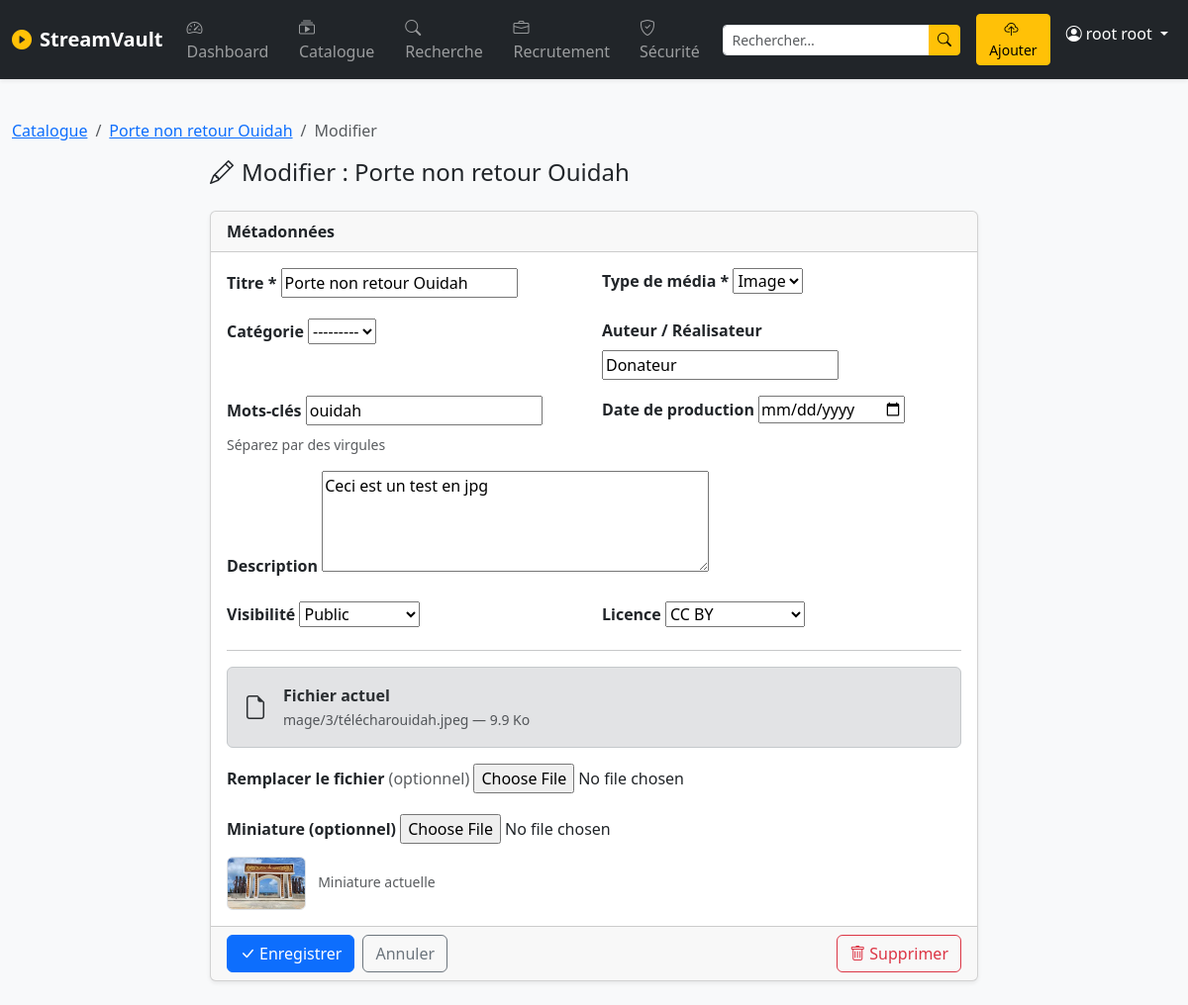
/play/media/porte-non-retour-ouidah/editer/ (signed in), run on the app's committed database.
### authentification/models.py (models this page shows, shortened)
class User(AbstractUser):
    username = None
    email = models.EmailField(max_length=100 , blank=True, null=True, unique=True)
    nom = models.CharField(max_length=50, blank=False, null=False)
    prenoms = models.CharField(max_length=65, blank=False, null=False)
    photo_url = models.ImageField(upload_to='photo/')
    creat_at = models.DateTimeField(auto_now_add=True, editable=False)
    update_at = models.DateTimeField(auto_now=True)
    is_staff = models.BooleanField(default=False)
    is_active = models.BooleanField(default=True, auto_created=True)
    is_superuser = models.BooleanField(default=False)
    USERNAME_FIELD = 'email'
    REQUIRED_FIELDS = ["nom", "prenoms"]
    objects = UserManager()
    @property
    def full_name(self):
        return f"{self.nom} {self.prenoms}"

### greenplay/models.py (models this page shows, shortened)
class Media(models.Model):
    TYPE_VIDEO = "video"
    TYPE_IMAGE = "image"
    TYPE_AUDIO = "audio"
    MEDIA_TYPES = [
        (TYPE_VIDEO, "Vidéo"),
        (TYPE_IMAGE, "Image"),
        (TYPE_AUDIO, "Audio"),
    ]
    VISIBILITY_PUBLIC = "public"
    VISIBILITY_PRIVATE = "private"
    VISIBILITY_INVITE = "invite"
    VISIBILITY_CHOICES = [
        (VISIBILITY_PUBLIC, "Public"),
        (VISIBILITY_PRIVATE, "Privé"),
        (VISIBILITY_INVITE, "Sur invitation"),
    ]
    LICENSE_CHOICES = [
        ("proprietary", "Propriétaire"),
        ("cc_by", "CC BY"),
        ("cc_by_sa", "CC BY-SA"),
        ("public_domain", "Domaine public"),
    ]
    title = models.CharField(max_length=255, verbose_name="Titre")
    slug = models.SlugField(max_length=255, unique=True, blank=True)
    description = models.TextField(blank=True, verbose_name="Description")
    media_type = models.CharField(
        max_length=10, choices=MEDIA_TYPES, verbose_name="Type de média"
    )
    file = models.FileField(
        upload_to=media_upload_path, verbose_name="Fichier média"
    )
    thumbnail = models.ImageField(
        upload_to=thumbnail_upload_path,
        blank=True,
        null=True,
        verbose_name="Miniature",
    )
    category = models.ForeignKey(
        Category,
        on_delete=models.SET_NULL,
        null=True,
        blank=True,
        related_name="medias",
        verbose_name="Catégorie",
    )
    tags = models.ManyToManyField(Tag, blank=True, related_name="medias", verbose_name="Tags")
    author = models.CharField(max_length=200, blank=True, verbose_name="Auteur / Réalisateur")
    production_date = models.DateField(null=True, blank=True, verbose_name="Date de production")
    duration = models.PositiveIntegerField(
        null=True, blank=True, verbose_name="Durée (secondes)"
    )
    file_size = models.PositiveBigIntegerField(
        null=True, blank=True, verbose_name="Taille du fichier (octets)"
    )
    visibility = models.CharField(
        max_length=10,
        choices=VISIBILITY_CHOICES,
        default=VISIBILITY_PUBLIC,
        verbose_name="Visibilité",
    )
    license = models.CharField(
        max_length=20,
        choices=LICENSE_CHOICES,
        default="proprietary",
        verbose_name="Licence",
    )
    uploaded_by = models.ForeignKey(
        settings.AUTH_USER_MODEL,
        on_delete=models.CASCADE,
        related_name="medias",
        verbose_name="Téléversé par",
    )
    created_at = models.DateTimeField(auto_now_add=True, verbose_name="Date d'ajout")
    updated_at = models.DateTimeField(auto_now=True, verbose_name="Dernière modification")
    class Meta:
        verbose_name = "Média"
        verbose_name_plural = "Médias"
        ordering = ["-created_at"]
        indexes = [
            models.Index(fields=["media_type"]),
            models.Index(fields=["visibility"]),
            models.Index(fields=["created_at"]),
        ]
    def get_file_size_display(self):
        if not self.file_size:
            return "—"
        size = self.file_size
        for unit in ["o", "Ko", "Mo", "Go", "To"]:
            if size < 1024:
                return f"{size:.1f} {unit}"
            size /= 1024
        return f"{size:.1f} Po"

### greenplay/views.py (the view)
# urls.py: path("media/<slug:slug>/editer/", play_views.media_edit, name="edit"),
@login_required
def media_edit(request, slug):
    media = get_object_or_404(Media, slug=slug)
    if request.user != media.uploaded_by and not request.user.is_staff:
        messages.error(request, "Vous n'êtes pas autorisé à modifier ce média.")
        return redirect("media:detail", slug=slug)
    if request.method == "POST":
        form = MediaEditForm(request.POST, request.FILES, instance=media)
        if form.is_valid():
            form.save()
            messages.success(request, f"✓ « {media.title} » a été mis à jour.")
            return redirect("media:detail", slug=media.slug)
    else:
        form = MediaEditForm(instance=media)
    return render(request, "greenplay/media_edit.html", {"form": form, "media": media})

### greenplay/forms.py (shortened to what this page needs)
class MediaEditForm(MediaUploadForm):
    class Meta(MediaUploadForm.Meta):
        pass
    def __init__(self, *args, **kwargs):
        super().__init__(*args, **kwargs)
        self.fields["file"].required = False
        if self.instance and self.instance.pk:
            existing = ", ".join(self.instance.tags.values_list("name", flat=True))
            self.fields["tags_input"].initial = existing

### greenplay/templates/greenplay/media_edit.html (shortened to what this page needs)
{% extends "greenplay/base.html" %}
{% block content %}
<nav aria-label="breadcrumb" class="mb-3">
  <ol class="breadcrumb">
    <li class="breadcrumb-item"><a href="{% url 'media:catalogue' %}">Catalogue</a></li>
    <li class="breadcrumb-item"><a href="{% url 'media:detail' media.slug %}">{{ media.title }}</a></li>
    <li class="breadcrumb-item active">Modifier</li>
  </ol>
</nav>
<div class="row justify-content-center">
  <div class="col-lg-8">
    <h4 class="mb-4"><i class="bi bi-pencil me-2"></i>Modifier : {{ media.title }}</h4>
    <form method="post" enctype="multipart/form-data">
      <div class="card shadow-sm">
        <div class="card-header fw-semibold">Métadonnées</div>
        <div class="card-body">
          <div class="row g-3">
            <div class="col-md-6">
              <label class="form-label fw-semibold">{{ form.title.label }}</label>
              {{ form.title }}
            </div>
            <div class="col-md-6">
              <label class="form-label fw-semibold">{{ form.media_type.label }}</label>
              {{ form.media_type }}
            </div>
            <div class="col-md-6">
              <label class="form-label fw-semibold">{{ form.category.label }}</label>
              {{ form.category }}
            </div>
            <div class="col-md-6">
              <label class="form-label fw-semibold">{{ form.author.label }}</label>
              {{ form.author }}
            </div>
            <div class="col-md-6">
              <label class="form-label fw-semibold">{{ form.tags_input.label }}</label>
              {{ form.tags_input }}
              <div class="form-text">Séparez par des virgules</div>
            </div>
            <div class="col-md-6">
              <label class="form-label fw-semibold">{{ form.production_date.label }}</label>
              {{ form.production_date }}
            </div>
            <div class="col-12">
              <label class="form-label fw-semibold">{{ form.description.label }}</label>
              {{ form.description }}
            </div>
            <div class="col-md-6">
              <label class="form-label fw-semibold">{{ form.visibility.label }}</label>
              {{ form.visibility }}
            </div>
            <div class="col-md-6">
              <label class="form-label fw-semibold">{{ form.license.label }}</label>
              {{ form.license }}
            </div>
          </div>
          <hr>
          <div class="alert alert-secondary d-flex align-items-center gap-3">
            <i class="bi bi-file-earmark fs-4"></i>
            <div>
              <div class="fw-semibold">Fichier actuel</div>
              <small class="text-muted">{{ media.file.name|slice:"7:" }} — {{ media.get_file_size_display }}</small>
            </div>
          </div>
          <div class="mb-3">
            <label class="form-label fw-semibold">Remplacer le fichier <span class="text-muted fw-normal">(optionnel)</span></label>
            {{ form.file }}
          </div>
          <div class="mb-0">
            <label class="form-label fw-semibold">{{ form.thumbnail.label }}</label>
            {{ form.thumbnail }}
            {% if media.thumbnail %}
            <div class="mt-2">
              <img src="{{ media.thumbnail.url }}" alt="miniature"
                   class="rounded border" style="width:80px;height:54px;object-fit:cover">
              <small class="text-muted ms-2">Miniature actuelle</small>
            </div>
            {% endif %}
          </div>
        </div>
        <div class="card-footer d-flex justify-content-between">
          <div class="d-flex gap-2">
            <button type="submit" class="btn btn-primary">
              <i class="bi bi-check-lg me-1"></i>Enregistrer
            </button>
            <a href="{% url 'media:detail' media.slug %}" class="btn btn-outline-secondary">Annuler</a>
          </div>
          <form method="post" action="{% url 'media:delete' media.slug %}"
                onsubmit="return confirm('Supprimer définitivement ce média ?')">
            <button type="submit" class="btn btn-outline-danger">
              <i class="bi bi-trash me-1"></i>Supprimer
            </button>
          </form>
        </div>
      </div>
    </form>
  </div>
</div>
{% endblock %}

### greenplay/templates/greenplay/base.html (shortened to what this page needs)
{% load static %}
<!DOCTYPE html>
<html lang="fr">
<head>
  {% load static %}
  <link rel="stylesheet" href="{% static 'vendor/css/bootstrap.min.css' %}">
  <link rel="stylesheet" href="{% static 'vendor/css/bootstrap-icons.min.css' %}">
  <link rel="stylesheet" href="{% static 'vendor/css/fonts.css' %}">
</head>
<body class="bg-light">
<nav class="navbar navbar-expand-lg navbar-dark bg-dark shadow-sm">
  <div class="container-fluid">
    <a class="navbar-brand fw-bold" href="{% url 'media:dashboard' %}">
      <i class="bi bi-play-circle-fill text-warning me-2"></i>StreamVault
    </a>
    <div class="collapse navbar-collapse" id="navMenu">
      <ul class="navbar-nav me-auto mb-2 mb-lg-0">
        <li class="nav-item">
          <a class="nav-link {% if request.resolver_match.url_name == 'dashboard' %}active{% endif %}"
             href="{% url 'media:dashboard' %}">
            <i class="bi bi-speedometer2 me-1"></i>Dashboard
          </a>
        </li>
        <li class="nav-item">
          <a class="nav-link {% if request.resolver_match.url_name == 'catalogue' %}active{% endif %}"
             href="{% url 'media:catalogue' %}">
            <i class="bi bi-collection-play me-1"></i>Catalogue
          </a>
        </li>
        <li class="nav-item">
          <a class="nav-link {% if request.resolver_match.url_name == 'search' %}active{% endif %}"
             href="{% url 'media:search' %}">
            <i class="bi bi-search me-1"></i>Recherche
          </a>
        </li>
        <li class="nav-item">
          <a class="nav-link {% if 'recrutement' in request.resolver_match.namespace %}active{% endif %}"
            href="{% url 'recrutement:liste' %}">
            <i class="bi bi-briefcase me-1"></i>Recrutement
          </a>
        </li>
        {% if user.is_staff %}
        <li class="nav-item">
          <a class="nav-link {% if request.resolver_match.url_name == 'security' %}active{% endif %}"
             href="{% url 'media:security' %}">
            <i class="bi bi-shield-check me-1"></i>Sécurité
          </a>
        </li>
        {% endif %}
      </ul>
      <form class="d-flex me-3" action="{% url 'media:search' %}" method="get">
        <div class="input-group input-group-sm">
          <input type="text" name="q" class="form-control" placeholder="Rechercher…">
          <button class="btn btn-warning" type="submit">
            <i class="bi bi-search"></i>
          </button>
        </div>
      </form>
      <ul class="navbar-nav">
        <li class="nav-item">
          <a class="btn btn-warning btn-sm me-2" href="{% url 'media:upload' %}">
            <i class="bi bi-cloud-upload me-1"></i>Ajouter
          </a>
        </li>
        <li class="nav-item dropdown">
          <a class="nav-link dropdown-toggle text-white" href="#" data-bs-toggle="dropdown">
            <i class="bi bi-person-circle me-1"></i>{{ user.full_name }}
          </a>
        </li>
      </ul>
    </div>
  </div>
</nav>
<div class="container-fluid py-4">
  {% block content %}{% endblock %}
</div>
</body>
</html>

### data on the page
User: full_name "root root"
Media: title "Porte non retour Ouidah", media_type "Image", category "---------", author "Donateur", description "Ceci est un test en jpg", visibility "Public", license "CC BY", file.name "mage/3/télécharouidah.jpeg", file_size "9.9 Ko", thumbnail (picture)
